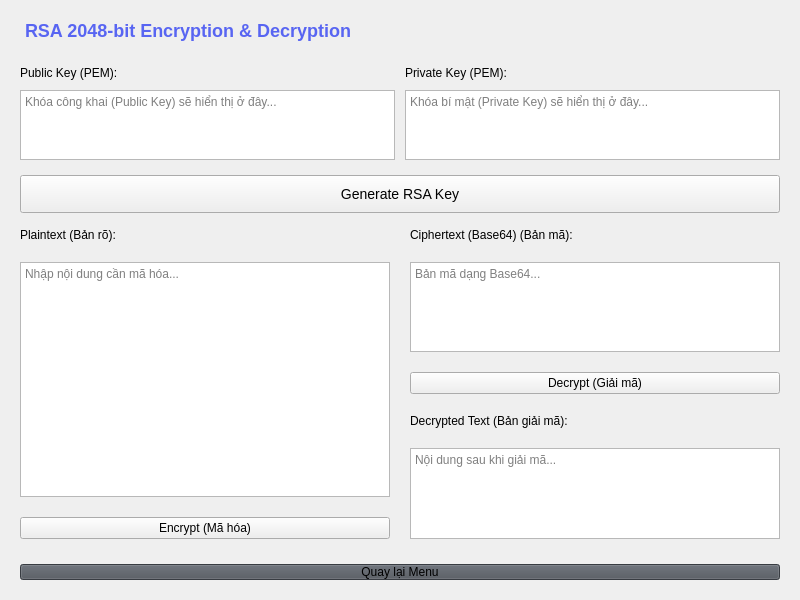
<?xml version="1.0" encoding="UTF-8"?>
<ui version="4.0">
 <class>RSAWidget</class>
 <widget class="QWidget" name="RSAWidget">
  <property name="geometry">
   <rect>
    <x>0</x>
    <y>0</y>
    <width>800</width>
    <height>600</height>
   </rect>
  </property>
  <property name="windowTitle">
   <string>RSA Encryption / Decryption</string>
  </property>
  <layout class="QVBoxLayout" name="mainVerticalLayout">
   <property name="spacing">
    <number>15</number>
   </property>
   <property name="leftMargin">
    <number>20</number>
   </property>
   <property name="topMargin">
    <number>20</number>
   </property>
   <property name="rightMargin">
    <number>20</number>
   </property>
   <property name="bottomMargin">
    <number>20</number>
   </property>
   <item>
    <widget class="QLabel" name="title_label">
     <property name="text">
      <string>RSA 2048-bit Encryption &amp; Decryption</string>
     </property>
     <property name="styleSheet">
      <string>font-size: 18px; font-weight: bold; color: #5865f2; margin-bottom: 10px;</string>
     </property>
    </widget>
   </item>
   <item>
    <layout class="QGridLayout" name="keysGridLayout">
     <property name="spacing">
      <number>10</number>
     </property>
     <item row="0" column="0">
      <widget class="QLabel" name="pubLabel">
       <property name="text">
        <string>Public Key (PEM):</string>
       </property>
      </widget>
     </item>
     <item row="1" column="0">
      <widget class="QTextEdit" name="pub_key_txt">
       <property name="readOnly">
        <bool>true</bool>
       </property>
       <property name="placeholderText">
        <string>Khóa công khai (Public Key) sẽ hiển thị ở đây...</string>
       </property>
       <property name="maximumHeight">
        <number>150</number>
       </property>
      </widget>
     </item>
     <item row="0" column="1">
      <widget class="QLabel" name="privLabel">
       <property name="text">
        <string>Private Key (PEM):</string>
       </property>
      </widget>
     </item>
     <item row="1" column="1">
      <widget class="QTextEdit" name="priv_key_txt">
       <property name="readOnly">
        <bool>true</bool>
       </property>
       <property name="placeholderText">
        <string>Khóa bí mật (Private Key) sẽ hiển thị ở đây...</string>
       </property>
       <property name="maximumHeight">
        <number>150</number>
       </property>
      </widget>
     </item>
    </layout>
   </item>
   <item>
    <widget class="QPushButton" name="btn_gen_key">
     <property name="text">
      <string>Generate RSA Key</string>
     </property>
     <property name="cursor">
      <cursorShape>PointingHandCursor</cursorShape>
     </property>
     <property name="styleSheet">
      <string>padding: 10px; font-size: 14px;</string>
     </property>
    </widget>
   </item>
   <item>
    <layout class="QHBoxLayout" name="contentHorizontalLayout">
     <property name="spacing">
      <number>20</number>
     </property>
     <item>
      <layout class="QVBoxLayout" name="leftVerticalLayout">
       <item>
        <widget class="QLabel" name="plainLabel">
         <property name="text">
          <string>Plaintext (Bản rõ):</string>
         </property>
        </widget>
       </item>
       <item>
        <widget class="QTextEdit" name="plaintext_txt">
         <property name="placeholderText">
          <string>Nhập nội dung cần mã hóa...</string>
         </property>
        </widget>
       </item>
       <item>
        <widget class="QPushButton" name="btn_encrypt">
         <property name="text">
          <string>Encrypt (Mã hóa)</string>
         </property>
         <property name="cursor">
          <cursorShape>PointingHandCursor</cursorShape>
         </property>
        </widget>
       </item>
      </layout>
     </item>
     <item>
      <layout class="QVBoxLayout" name="rightVerticalLayout">
       <item>
        <widget class="QLabel" name="cipherLabel">
         <property name="text">
          <string>Ciphertext (Base64) (Bản mã):</string>
         </property>
        </widget>
       </item>
       <item>
        <widget class="QTextEdit" name="ciphertext_txt">
         <property name="placeholderText">
          <string>Bản mã dạng Base64...</string>
         </property>
        </widget>
       </item>
       <item>
        <widget class="QPushButton" name="btn_decrypt">
         <property name="text">
          <string>Decrypt (Giải mã)</string>
         </property>
         <property name="cursor">
          <cursorShape>PointingHandCursor</cursorShape>
         </property>
        </widget>
       </item>
       <item>
        <widget class="QLabel" name="decryptedLabel">
         <property name="text">
          <string>Decrypted Text (Bản giải mã):</string>
         </property>
        </widget>
       </item>
       <item>
        <widget class="QTextEdit" name="decrypted_txt">
         <property name="readOnly">
          <bool>true</bool>
         </property>
         <property name="placeholderText">
          <string>Nội dung sau khi giải mã...</string>
         </property>
         <property name="maximumHeight">
          <number>100</number>
         </property>
        </widget>
       </item>
      </layout>
     </item>
    </layout>
   </item>
   <item>
    <widget class="QPushButton" name="btn_back">
     <property name="text">
      <string>Quay lại Menu</string>
     </property>
     <property name="styleSheet">
      <string>background-color: #4f545c; font-weight: normal; margin-top: 10px;</string>
     </property>
    </widget>
   </item>
  </layout>
 </widget>
 <resources/>
 <connections/>
</ui>
